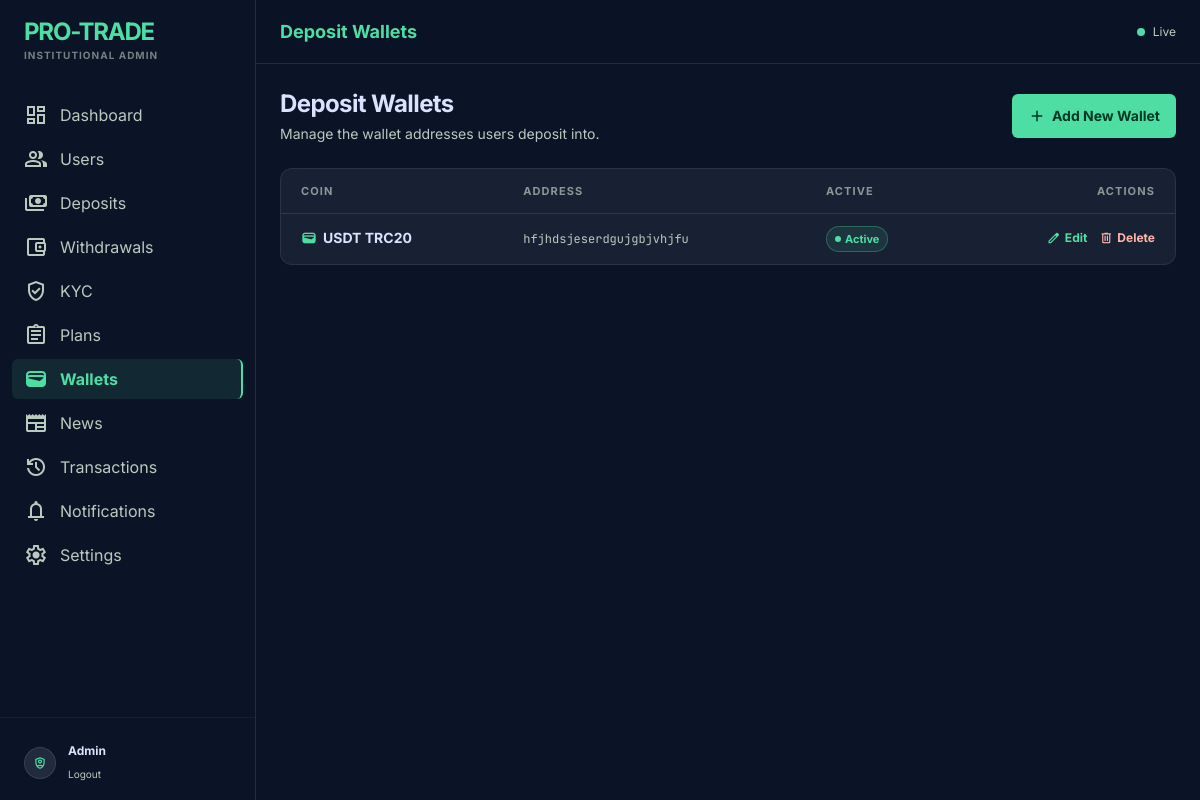
The app's page /panel/wallets/ (signed in), older data.
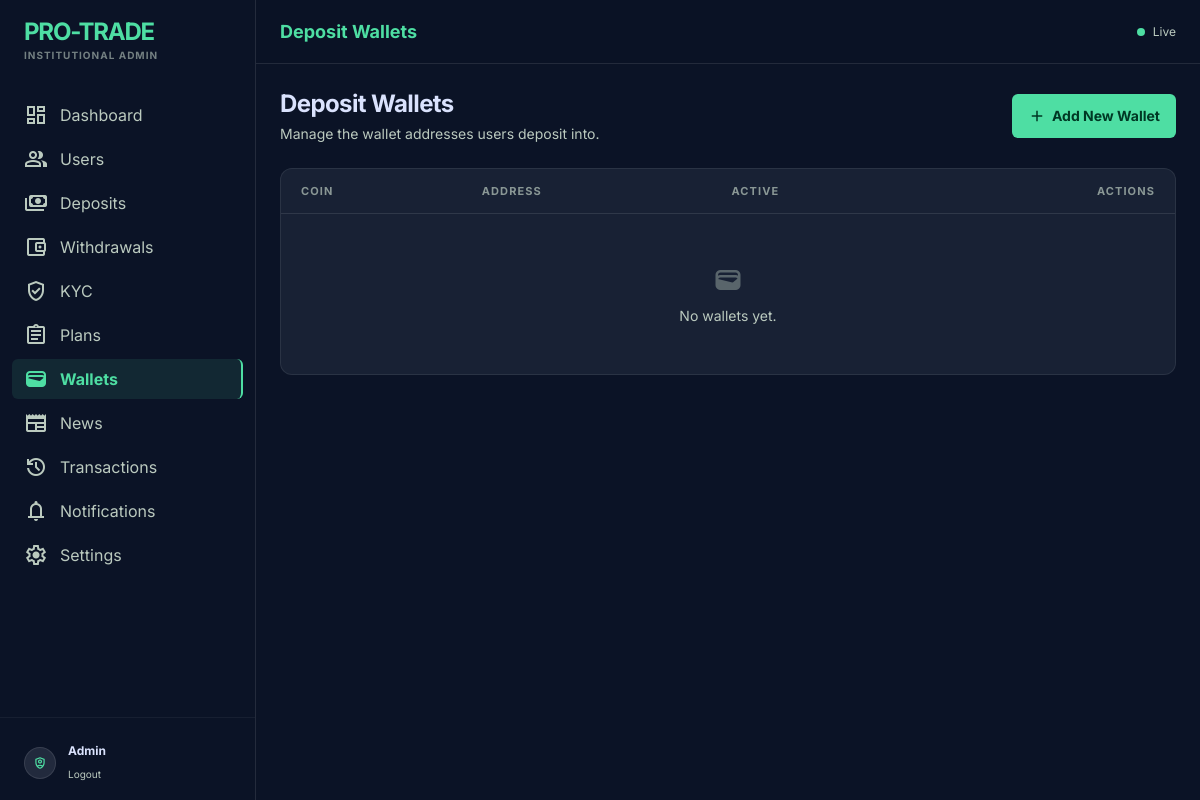
The same page, newer data.
### core/models.py (models this page shows, shortened)
class Wallet(models.Model):
    NETWORK = (
        ("BTC","Bitcoin"),
        ("ETH","Ethereum"),
        ("USDT TRC20","USDT TRC20"),
        ("USDT ERC20","USDT ERC20"),
        ("USDT BEP20","USDT BEP20"),
        ("BNB","BNB"),
        ("DOGE","Dogecoin"),
        ("LTC","Litecoin"),
    )
    coin = models.CharField(max_length=30, choices=NETWORK)
    wallet_address = models.TextField()
    qr_code = models.ImageField(
        upload_to="wallet_qr/",
        blank=True,
        null=True
    )
    active = models.BooleanField(default=True)

### core/admin_views.py (the view)
# urls.py: path("panel/wallets/", admin_views.AdminWalletListView.as_view(), name="admin_wallets_list"),
class AdminWalletListView(AdminRequiredMixin, ListView):
    model = Wallet
    template_name = "core/admin/admin_wallets_list.html"
    context_object_name = "wallets"

### core/context_processors.py (called while the page is built)
def site_settings(request):
    return {"site_settings": SiteSetting.objects.first()}

def notifications_badge(request):
    if request.user.is_authenticated:
        count = Notification.objects.filter(user=request.user, is_read=False).count()
    else:
        count = 0
    return {"unread_notifications_count": count}

### core/templates/core/admin/admin_wallets_list.html (shortened to what this page needs)
{% extends "core/admin/admin_base.html" %}
{% block page_title %}Deposit Wallets{% endblock %}
{% block content %}
<div class="flex flex-col gap-6">
  <div class="flex flex-wrap items-center justify-between gap-4">
    <div>
      <h1 class="text-2xl font-bold text-on-surface tracking-tight">Deposit Wallets</h1>
      <p class="text-sm text-on-surface-variant mt-1">Manage the wallet addresses users deposit into.</p>
    </div>
    <a href="{% url 'core:admin_wallet_create' %}"
       class="inline-flex items-center gap-1.5 bg-primary text-on-primary font-bold text-sm px-4 py-2 rounded-md hover:brightness-110 transition-all">
      <span class="material-symbols-outlined text-lg">add</span>Add New Wallet
    </a>
  </div>
  <div class="glass-panel rounded-xl overflow-hidden">
    <div class="overflow-x-auto custom-scrollbar">
      <table class="w-full text-sm">
        <thead>
          <tr class="border-b border-white/10 text-left text-[11px] uppercase tracking-widest text-on-surface-variant/70">
            <th class="px-5 py-3 font-bold">Coin</th>
            <th class="px-5 py-3 font-bold">Address</th>
            <th class="px-5 py-3 font-bold">Active</th>
            <th class="px-5 py-3 font-bold text-right">Actions</th>
          </tr>
        </thead>
        <tbody class="divide-y divide-white/5">
          {% for wallet in wallets %}
          <tr class="hover:bg-surface-variant/30 transition-colors">
            <td class="px-5 py-3 font-bold text-on-surface flex items-center gap-1.5">
              <span class="material-symbols-outlined text-base text-primary">wallet</span>{{ wallet.coin }}
            </td>
            <td class="px-5 py-3 font-data-md text-on-surface-variant text-xs">
              <span class="inline-block max-w-[280px] truncate align-middle" title="{{ wallet.wallet_address }}">{{ wallet.wallet_address }}</span>
            </td>
            <td class="px-5 py-3">
              {% if wallet.active %}
              <span class="inline-flex items-center gap-1 px-2 py-0.5 rounded-full text-[11px] font-bold bg-primary/10 text-primary border border-primary/30">
                <span class="w-1.5 h-1.5 rounded-full bg-primary"></span>Active
              </span>
              {% else %}
              <span class="inline-flex items-center gap-1 px-2 py-0.5 rounded-full text-[11px] font-bold bg-surface-variant text-on-surface-variant border border-white/10">
                Inactive
              </span>
              {% endif %}
            </td>
            <td class="px-5 py-3 text-right">
              <div class="inline-flex items-center gap-3">
                <a href="{% url 'core:admin_wallet_update' wallet.pk %}"
                   class="inline-flex items-center gap-1 text-primary hover:text-primary/80 font-bold text-xs transition-colors">
                  <span class="material-symbols-outlined text-sm">edit</span>Edit
                </a>
                <a href="{% url 'core:admin_wallet_delete' wallet.pk %}"
                   class="inline-flex items-center gap-1 text-error hover:text-error/80 font-bold text-xs transition-colors">
                  <span class="material-symbols-outlined text-sm">delete</span>Delete
                </a>
              </div>
            </td>
          </tr>
          {% empty %}
          <tr>
            <td colspan="4" class="px-5 py-12 text-center text-on-surface-variant">
              <div class="flex flex-col items-center gap-2">
                <span class="material-symbols-outlined text-3xl opacity-40">wallet</span>
                <span class="text-sm">No wallets yet.</span>
              </div>
            </td>
          </tr>
          {% endfor %}
        </tbody>
      </table>
    </div>
  </div>
</div>
{% endblock %}

Row changes from the older to the newer data that the page shows:
removed Wallet: coin "USDT TRC20", wallet_address "hfjhdsjeserdgujgbjvhjfu", active True (drawn)
Text that changed along with them:
text now shown: "No wallets yet."
